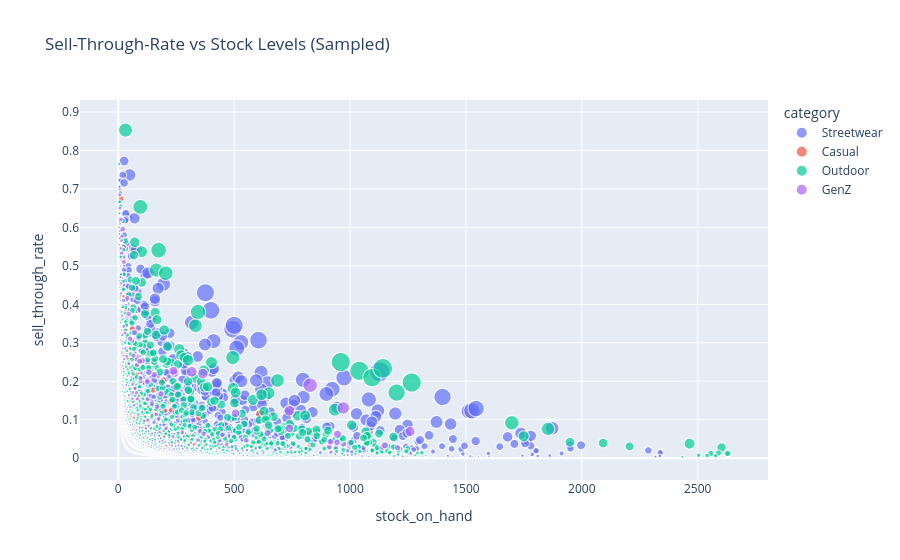

The cell this chart's notebook holds for it:
### Markdown cell above
## 4. Sell-Through-Rate (STR) Efficiency
How fast is inventory turning into sales?

### Code cell
fig = px.scatter(inventory.sample(5000), x='stock_on_hand', y='sell_through_rate', 
                 color='category', size='units_received', 
                 hover_name='product_name', 
                 title='Sell-Through-Rate vs Stock Levels (Sampled)')
fig.write_image(PLOT_DIR / "11_inventory_efficiency.png")
fig.show()

### Figure 1 — Plotly figure (JSON) as saved in the notebook; plotly's stock layout.template omitted (floating-point values rounded to 4 significant figures; data arrays with more than 128 entries replaced by an {"elided": "..."} marker saying what was removed)
{"data": [{"hovertemplate": "<b>%{hovertext}</b><br><br>category=Streetwear<br>stock_on_hand=%{x}<br>sell_through_rate=%{y}<br>units_received=%{marker.size}<extra></extra>", "hovertext": {"elided": "2647 str values"}, "legendgroup": "Streetwear", "marker": {"color": "#636efa", "size": {"elided": "2647 int values"}, "sizemode": "area", "sizeref": 1.028, "symbol": "circle"}, "mode": "markers", "name": "Streetwear", "showlegend": true, "type": "scattergl", "x": {"elided": "2647 int values"}, "xaxis": "x", "y": {"elided": "2647 float values"}, "yaxis": "y"}, {"hovertemplate": "<b>%{hovertext}</b><br><br>category=Casual<br>stock_on_hand=%{x}<br>sell_through_rate=%{y}<br>units_received=%{marker.size}<extra></extra>", "hovertext": {"elided": "261 str values"}, "legendgroup": "Casual", "marker": {"color": "#EF553B", "size": {"elided": "261 int values"}, "sizemode": "area", "sizeref": 1.028, "symbol": "circle"}, "mode": "markers", "name": "Casual", "showlegend": true, "type": "scattergl", "x": {"elided": "261 int values"}, "xaxis": "x", "y": {"elided": "261 float values"}, "yaxis": "y"}, {"hovertemplate": "<b>%{hovertext}</b><br><br>category=Outdoor<br>stock_on_hand=%{x}<br>sell_through_rate=%{y}<br>units_received=%{marker.size}<extra></extra>", "hovertext": {"elided": "1714 str values"}, "legendgroup": "Outdoor", "marker": {"color": "#00cc96", "size": {"elided": "1714 int values"}, "sizemode": "area", "sizeref": 1.028, "symbol": "circle"}, "mode": "markers", "name": "Outdoor", "showlegend": true, "type": "scattergl", "x": {"elided": "1714 int values"}, "xaxis": "x", "y": {"elided": "1714 float values"}, "yaxis": "y"}, {"hovertemplate": "<b>%{hovertext}</b><br><br>category=GenZ<br>stock_on_hand=%{x}<br>sell_through_rate=%{y}<br>units_received=%{marker.size}<extra></extra>", "hovertext": {"elided": "378 str values"}, "legendgroup": "GenZ", "marker": {"color": "#ab63fa", "size": {"elided": "378 int values"}, "sizemode": "area", "sizeref": 1.028, "symbol": "circle"}, "mode": "markers", "name": "GenZ", "showlegend": true, "type": "scattergl", "x": {"elided": "378 int values"}, "xaxis": "x", "y": {"elided": "378 float values"}, "yaxis": "y"}], "layout": {"legend": {"itemsizing": "constant", "title": {"text": "category"}, "tracegroupgap": 0}, "title": {"text": "Sell-Through-Rate vs Stock Levels (Sampled)"}, "xaxis": {"anchor": "y", "domain": [0, 1], "title": {"text": "stock_on_hand"}}, "yaxis": {"anchor": "x", "domain": [0, 1], "title": {"text": "sell_through_rate"}}}}
